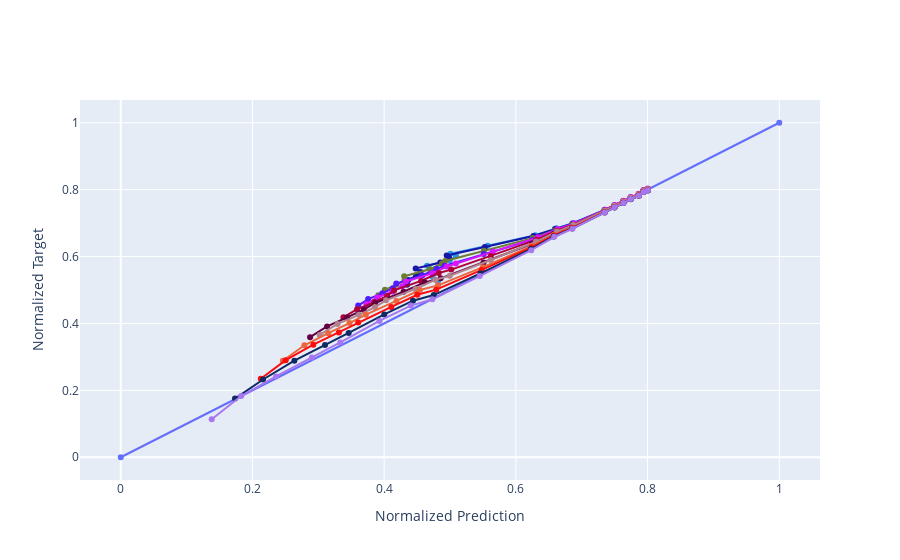

Source (notebook cell):
### Markdown cell above
## Parity Plot of Test Error

### Code cell
pallete = plotly.colors.qualitative.Dark24*10

fig = go.Figure()
fig.add_trace(go.Scatter(x = [0,1], y = [0,1], showlegend=False, mode="markers+lines"))

for i in range(0, len(X_test), batch_size):
    fig.add_trace(go.Scatter(x = model.predict(X_test[i:i+batch_size]).flatten(), 
                             y = y_test[i:i+batch_size], 
                             showlegend=False, mode="markers+lines", 
                             line_color = pallete[i]))
fig.update_yaxes(title='Normalized Target')
fig.update_xaxes(title='Normalized Prediction')
